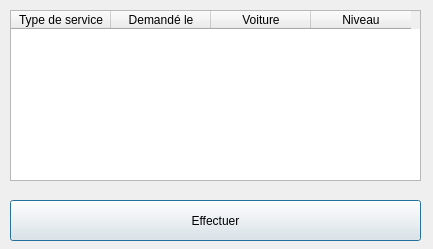
<?xml version="1.0" encoding="UTF-8"?>
<ui version="4.0">
 <class>Services</class>
 <widget class="QDialog" name="Services">
  <property name="geometry">
   <rect>
    <x>0</x>
    <y>0</y>
    <width>433</width>
    <height>249</height>
   </rect>
  </property>
  <property name="windowTitle">
   <string>Services</string>
  </property>
  <widget class="QTableWidget" name="tableWidget">
   <property name="geometry">
    <rect>
     <x>10</x>
     <y>10</y>
     <width>411</width>
     <height>171</height>
    </rect>
   </property>
   <column>
    <property name="text">
     <string>Type de service</string>
    </property>
   </column>
   <column>
    <property name="text">
     <string>Demandé le</string>
    </property>
   </column>
   <column>
    <property name="text">
     <string>Voiture</string>
    </property>
   </column>
   <column>
    <property name="text">
     <string>Niveau</string>
    </property>
   </column>
  </widget>
  <widget class="QPushButton" name="pushButton">
   <property name="geometry">
    <rect>
     <x>10</x>
     <y>200</y>
     <width>411</width>
     <height>41</height>
    </rect>
   </property>
   <property name="text">
    <string>Effectuer</string>
   </property>
  </widget>
 </widget>
 <resources/>
 <connections/>
</ui>
